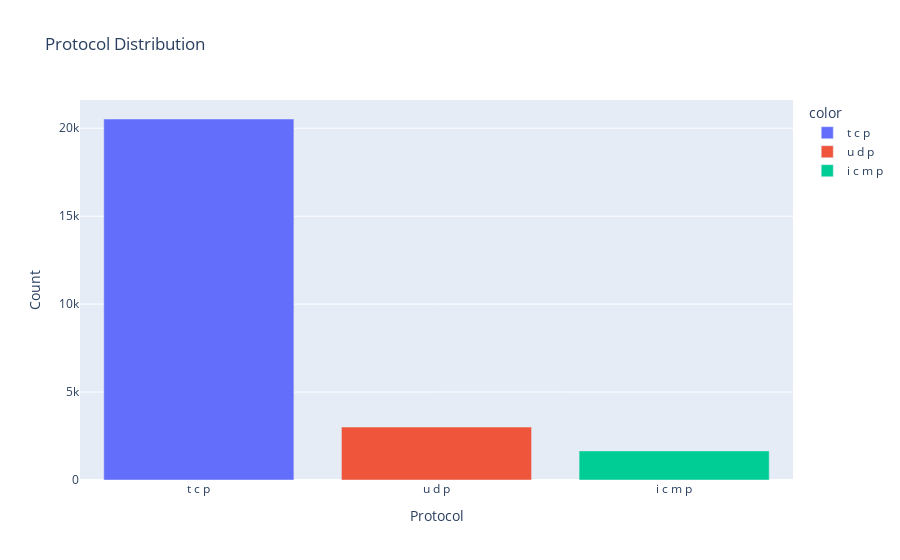

The code cell stored with this chart in its notebook:
### Code cell
# 1️⃣ Bar Chart - Distribution of Protocol
protocol_counts = df['protocol_type'].value_counts()
fig1 = px.bar(x=protocol_counts.index, y=protocol_counts.values, 
              title="Protocol Distribution", labels={'x':'Protocol', 'y':'Count'}, 
              color=protocol_counts.index)
fig1.show()

### Figure 1 — Plotly figure (JSON) as saved in the notebook; plotly's stock layout.template omitted (floating-point values rounded to 4 significant figures)
{"data": [{"alignmentgroup": "True", "hovertemplate": "color=t c p<br>Protocol=%{x}<br>Count=%{y}<extra></extra>", "legendgroup": "t c p", "marker": {"color": "#636efa", "pattern": {"shape": ""}}, "name": "t c p", "offsetgroup": "t c p", "orientation": "v", "showlegend": true, "textposition": "auto", "type": "bar", "x": ["t c p"], "xaxis": "x", "y": [20526], "yaxis": "y"}, {"alignmentgroup": "True", "hovertemplate": "color=u d p<br>Protocol=%{x}<br>Count=%{y}<extra></extra>", "legendgroup": "u d p", "marker": {"color": "#EF553B", "pattern": {"shape": ""}}, "name": "u d p", "offsetgroup": "u d p", "orientation": "v", "showlegend": true, "textposition": "auto", "type": "bar", "x": ["u d p"], "xaxis": "x", "y": [3011], "yaxis": "y"}, {"alignmentgroup": "True", "hovertemplate": "color=i c m p<br>Protocol=%{x}<br>Count=%{y}<extra></extra>", "legendgroup": "i c m p", "marker": {"color": "#00cc96", "pattern": {"shape": ""}}, "name": "i c m p", "offsetgroup": "i c m p", "orientation": "v", "showlegend": true, "textposition": "auto", "type": "bar", "x": ["i c m p"], "xaxis": "x", "y": [1655], "yaxis": "y"}], "layout": {"autosize": true, "barmode": "relative", "legend": {"title": {"text": "color"}, "tracegroupgap": 0}, "title": {"text": "Protocol Distribution"}, "xaxis": {"anchor": "y", "autorange": true, "domain": [0, 1], "range": [-0.5, 2.5], "title": {"text": "Protocol"}, "type": "category"}, "yaxis": {"anchor": "x", "autorange": true, "domain": [0, 1], "range": [0, 21610.0], "title": {"text": "Count"}, "type": "linear"}}}
